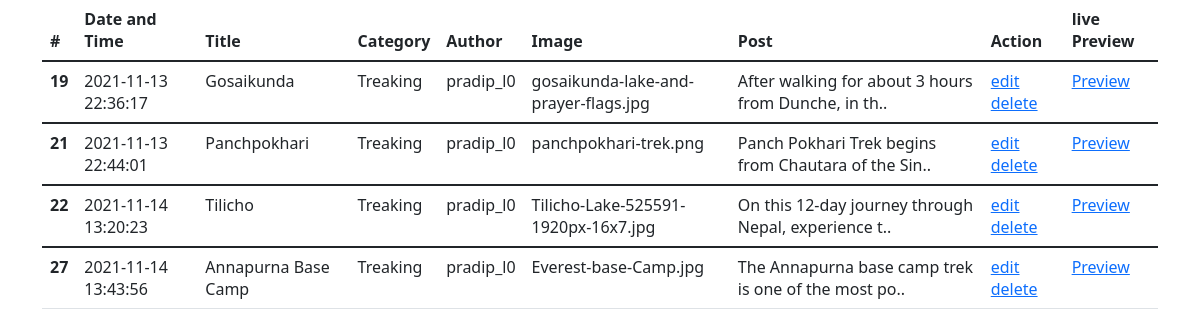
The page /post.php (signed in) on the database its author committed.
### tables this page shows
CREATE TABLE `post` (
  `id` int(3) NOT NULL,
  `dateandtime` varchar(25) NOT NULL,
  `title` varchar(200) NOT NULL,
  `category` varchar(50) NOT NULL,
  `author` varchar(50) NOT NULL,
  `image` varchar(100) NOT NULL,
  `post` varchar(1000) NOT NULL,
  `username` varchar(50) NOT NULL,
  `f_admin` int(5) NOT NULL,
  `likes` int(5) NOT NULL
);

### post.php (the view, shortened to what this page needs)
<?php require_once('include/db.php') ?>
<html>
<head>
</head>
<link rel="stylesheet" type="text/css" href="css/bootstrap.min.css">
<body>
<?php
$username=$_SESSION['user_name'];
$sql="SELECT * FROM post WHERE username='$username'";
$result=$conn->query($sql);
?>
<div class="container">
<table class="table">
  <thead>
    <tr>
      <th scope="col">#</th>
      <th scope="col">Date and Time</th>
      <th scope="col">Title</th>
      <th scope="col">Category</th>
      <th scope="col">Author</th>
      <th scope="col">Image</th>
      <th scope="col">Post</th>
      <th scope="col">Action</th>
      <th scope="col">live Preview</th>
    </tr>
  </thead>
<?php
foreach($result as $rec)
{
	$id=$rec['id'];
	$date=$rec['dateandtime'];
	$title=$rec['title'];
	$category=$rec['category'];
	$author=$rec['author'];
	$image=$rec['image'];
	$post=$rec['post'];
	if(strlen($post)>50)
	{
		$post=substr($post, 0,50).'..';
	}
?>
  <tbody>
    <tr>
      <th scope="row"><?php echo $id ?></th>
      <td><?php echo $date ?></td>
      <td scope="row"><?php echo $title ?></td>
      <td scope="row"><?php echo $category ?></td>
      <td scope="row"><?php echo $author ?></td>
      <td scope="row"><?php echo $image ?></td>
      <td scope="row"><?php echo $post ?></td>
      <td scope="row"><a href="editpost.php?id=<?php echo $id; ?>">edit</a> <a href="deletepost.php?id=<?php echo $id; ?>">delete</a></td>
      <td scope="row"><a href="userpage.php?pagename=fullpost&id=<?php echo $id ?>">Preview</a></td>
    </tr>
  </tbody>
<?php } ?>
</table>
</div>
</body>
</html>

### rows shown on the page
post: id "19", dateandtime "2021-11-13 22:36:17", title "Gosaikunda", category "Treaking", author "pradip_l0", image "gosaikunda-lake-and-prayer-flags.jpg", post "After walking for about 3 hours from Dunche, in th.."
post: id "21", dateandtime "2021-11-13 22:44:01", title "Panchpokhari", category "Treaking", author "pradip_l0", image "panchpokhari-trek.png", post "Panch Pokhari Trek begins from Chautara of the Sin.."
post: id "22", dateandtime "2021-11-14 13:20:23", title "Tilicho", category "Treaking", author "pradip_l0", image "Tilicho-Lake-525591-1920px-16x7.jpg", post "On this 12-day journey through Nepal, experience t.."
post: id "27", dateandtime "2021-11-14 13:43:56", title "Annapurna Base Camp", category "Treaking", author "pradip_l0", image "Everest-base-Camp.jpg", post "The Annapurna base camp trek is one of the most po.."
